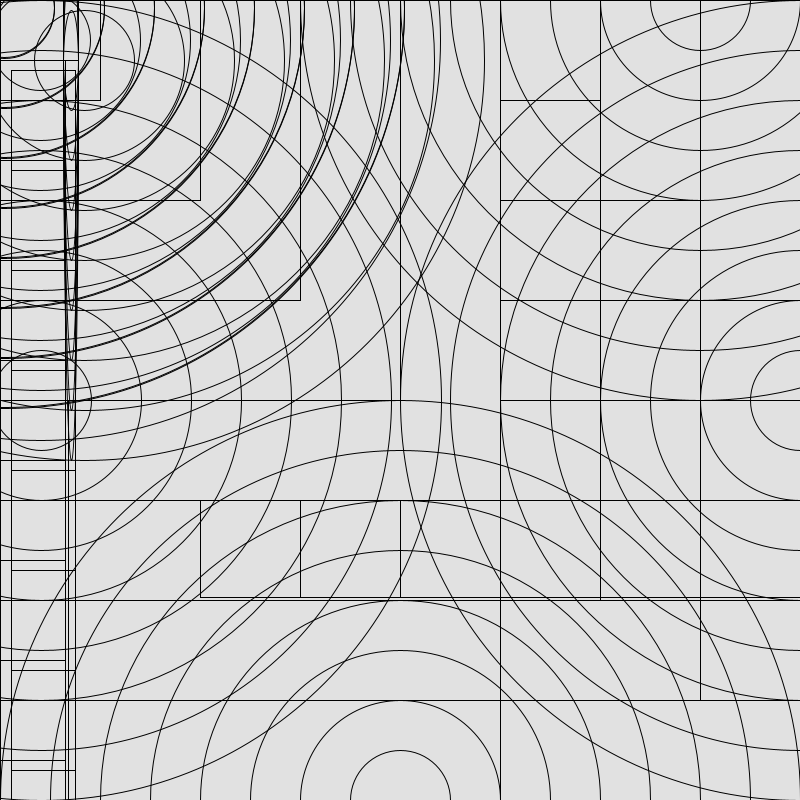
Frame 1 (no input)
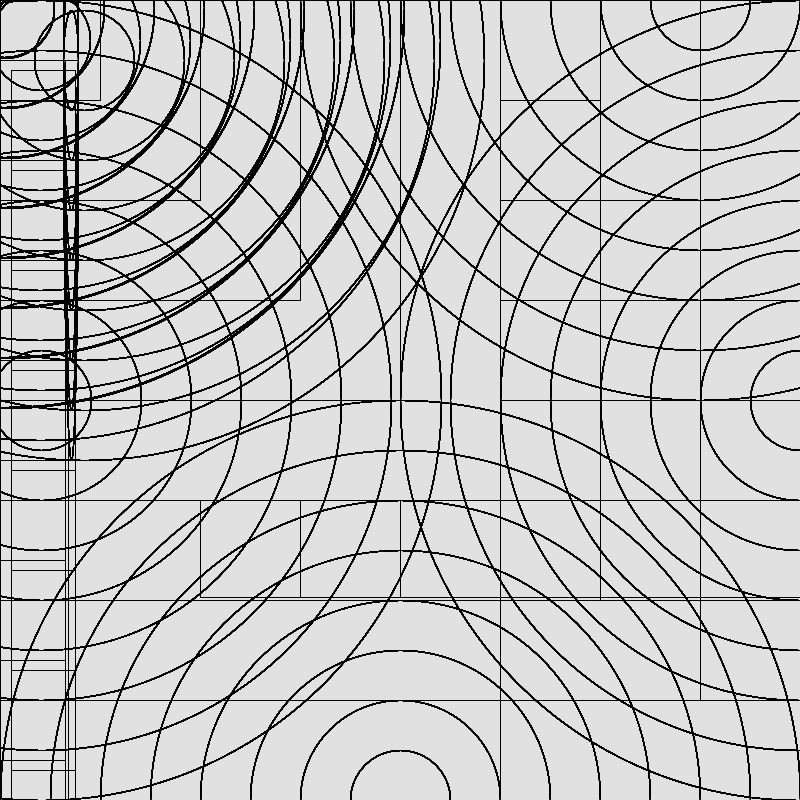
Frame 60 (the mouse pressed at the canvas centre just before this capture)
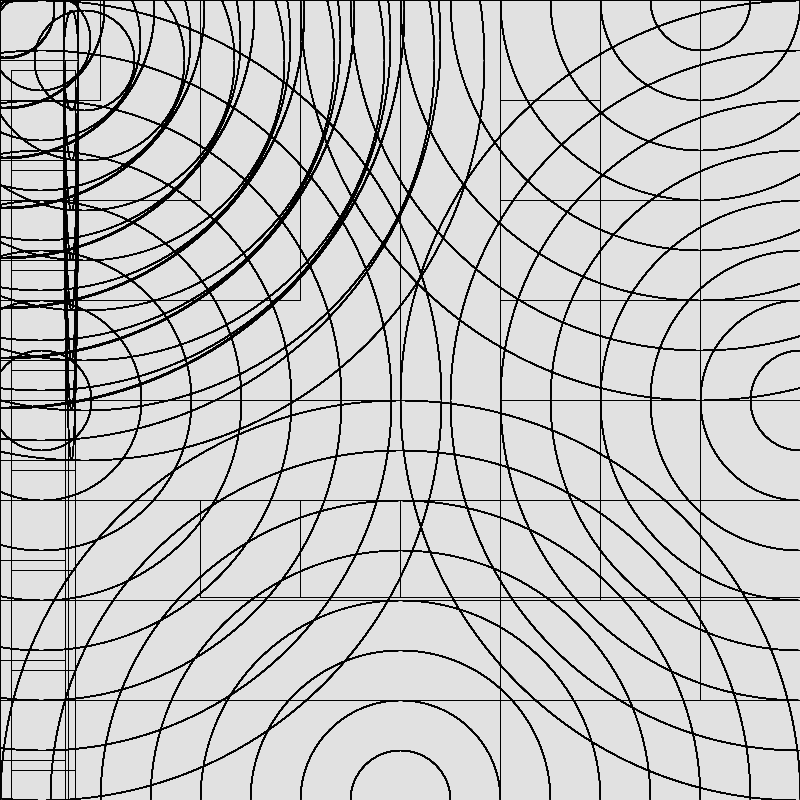
Frame 120 (the mouse held since frame 60 and released just before this capture)

The Processing sketch that drew these frames (run headless with seeded random() and noise(); from frame 60 on, the mouse is pressed at the canvas centre):

// Processing sketch: processing_186675
// ── processing_186675.pde

void setup (){
  size (800,800);
  background (225);
}
 
void draw (){
  noFill();
   
  for (int diam=0; diam <=width; diam=diam+100){
   rect(200,500,diam,97);
    rect (900,0,diam,147);
    rect (0,400,68,diam);
     strokeWeight(1);
    rect (0,0,diam,diam);
    rect (500,0,diam,diam);
    rect (870,60,diam,diam);
    rect (0,60,65,diam);
    ellipse (400,800,diam,diam);
    ellipse (800,400,diam,diam);
    ellipse (4,8,diam,diam);
     strokeWeight(1);
    ellipse (700,0,diam,diam);
    ellipse (84,60,diam,diam);
    ellipse (71,60,15,diam);
    rect (11,70,64,diam);
    ellipse (41,400,diam,diam);
    ellipse (40,40,diam,diam);
    ellipse (4,7,diam,diam);
     strokeWeight(1);
  }
}
